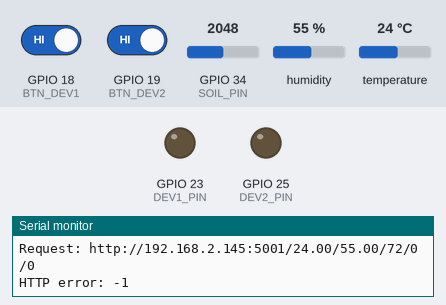
This sketch was run on a simulated ESP32. On the bench: output pins drawn as LEDs (lit = HIGH), the last lines printed to the serial monitor. The inputs (shaded band) are chosen by the test bench; at power-on: GPIO 18 (BTN_DEV1) HIGH, GPIO 19 (BTN_DEV2) HIGH, GPIO 34 (SOIL_PIN) = 2048, humidity 55 %, temperature 24 °C. WiFi joins after 1.5 s; servers stay silent unless stated.

Above: at 2.7 s.
2.8 s: GPIO 18 (BTN_DEV1) driven LOW and GPIO 19 (BTN_DEV2) driven LOW
At 6.83 s:
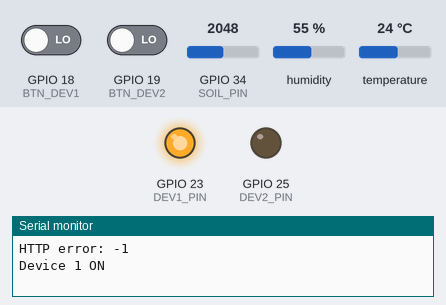
At 7.9 s:
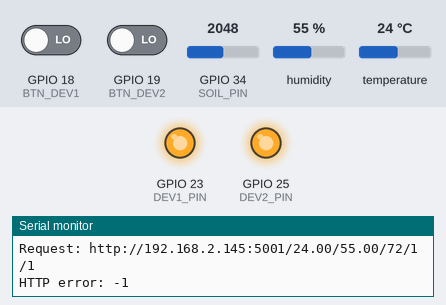
Timing chart, 0 to 9.4 s (numbered marks = the images above; inputs shaded):
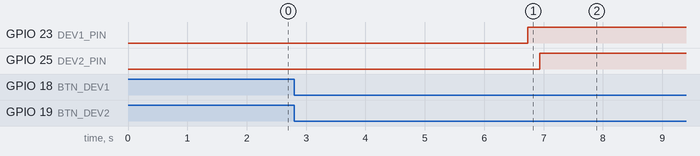

Measured:
- after the input at 2.8 s, GPIO 23 (DEV1_PIN): LOW → HIGH after 3.9 s; GPIO 25 (DEV2_PIN): LOW → HIGH after 4.1 s

The sketch:

ESP32_Sender.ino
```cpp
#include <WiFi.h>
#include <HTTPClient.h>
#include "DHT.h"

// ========= WIFI =========
const char* ssid = "Hiep Thanh";
const char* password = "0979681800";

// ========= SERVER =========
const char* serverUrl = "http://192.168.2.145:5001";

// ========= DHT =========
#define DHTPIN 4
#define DHTTYPE DHT11
DHT dht(DHTPIN, DHTTYPE);

// ========= SOIL =========
#define SOIL_PIN 34

// ========= BUTTON =========
#define BTN_DEV1 18
#define BTN_DEV2 19

// ========= DEVICE =========
#define DEV1_PIN 23
#define DEV2_PIN 25

bool dev1State = false;
bool dev2State = false;

bool lastBtn1 = HIGH;
bool lastBtn2 = HIGH;

// ========= ADC CALIBRATION =========
#define SOIL_DRY  3500
#define SOIL_WET  1500

void setup() {
  Serial.begin(115200);
  dht.begin();

  pinMode(BTN_DEV1, INPUT_PULLUP);
  pinMode(BTN_DEV2, INPUT_PULLUP);

  pinMode(DEV1_PIN, OUTPUT);
  pinMode(DEV2_PIN, OUTPUT);

  digitalWrite(DEV1_PIN, LOW);
  digitalWrite(DEV2_PIN, LOW);

  WiFi.begin(ssid, password);
  Serial.print("Connecting WiFi");

  while (WiFi.status() != WL_CONNECTED) {
    delay(500);
    Serial.print(".");
  }
  Serial.println("\nWiFi connected");
}

void loop() {

  // ===== BUTTON TOGGLE DEVICE 1 =====
  bool btn1 = digitalRead(BTN_DEV1);
  if (btn1 == LOW && lastBtn1 == HIGH) {
    dev1State = !dev1State;
    digitalWrite(DEV1_PIN, dev1State ? HIGH : LOW);
    Serial.println(dev1State ? "Device 1 ON" : "Device 1 OFF");
    delay(200);
  }
  lastBtn1 = btn1;

  // ===== BUTTON TOGGLE DEVICE 2 =====
  bool btn2 = digitalRead(BTN_DEV2);
  if (btn2 == LOW && lastBtn2 == HIGH) {
    dev2State = !dev2State;
    digitalWrite(DEV2_PIN, dev2State ? HIGH : LOW);
    Serial.println(dev2State ? "Device 2 ON" : "Device 2 OFF");
    delay(200);
  }
  lastBtn2 = btn2;

  // ===== READ DHT =====
  float humidity = dht.readHumidity();
  float temperature = dht.readTemperature();

  if (isnan(humidity) || isnan(temperature)) {
    Serial.println("DHT read error");
    delay(2000);
    return;
  }

  // ===== READ SOIL =====
  int soilRaw = analogRead(SOIL_PIN);
  int soilPercent = map(soilRaw, SOIL_DRY, SOIL_WET, 0, 100);
  soilPercent = constrain(soilPercent, 0, 100);

  Serial.println("------ SENSOR DATA ------");
  Serial.printf("Temp: %.2f °C\n", temperature);
  Serial.printf("Humidity: %.2f %%\n", humidity);
  Serial.printf("Soil: %d %%\n", soilPercent);
  Serial.printf("Device1: %s | Device2: %s\n",
                dev1State ? "ON" : "OFF",
                dev2State ? "ON" : "OFF");

  // ===== SEND TO SERVER =====
  if (WiFi.status() == WL_CONNECTED) {
    HTTPClient http;

    String url = String(serverUrl) + "/" +
                 String(temperature, 2) + "/" +
                 String(humidity, 2) + "/" +
                 String(soilPercent) + "/" +
                 String(dev1State ? 1 : 0) + "/" +
                 String(dev2State ? 1 : 0);

    Serial.println("Request: " + url);

    http.begin(url);
    int httpCode = http.GET();

    if (httpCode == 200) {
      Serial.println("Data sent OK");
    } else {
      Serial.printf("HTTP error: %d\n", httpCode);
    }

    http.end();
  }

  delay(5000);
}
```
